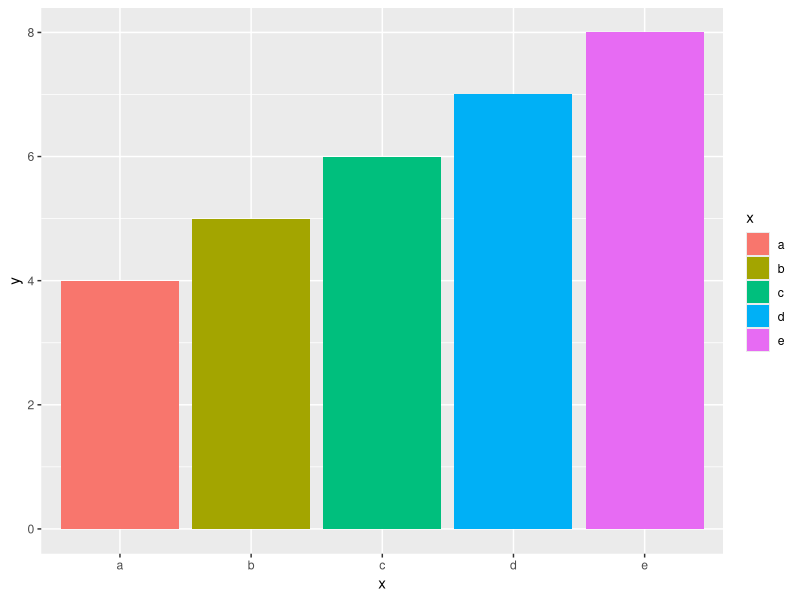

Reproduce this figure in R.
# exploring tidyverse package

install.packages("tidyverse")
library("ggplot2")

gfg <- data.frame(x = c("a", "b", "c", "d", "e"),  y = c(4, 5, 6, 7, 8)
)

ggplot(gfg, aes(x, y, fill = x)) + geom_bar(stat = "identity")

# bhaiya ye kaisi language hai jisko itna zyada saja ke likhna padhta hai bc

# dplyr is a very popular data manipulation library in R.

library(dplyr)
 
print(starwars %>% filter(species == "Droid"))


# data frame

df <- data.frame(
  Name = c("Sattu", "Satturita", "Satendar"),
  Age = c(25, 23, 22),
  Score = c(95, 89, 78)
)
df